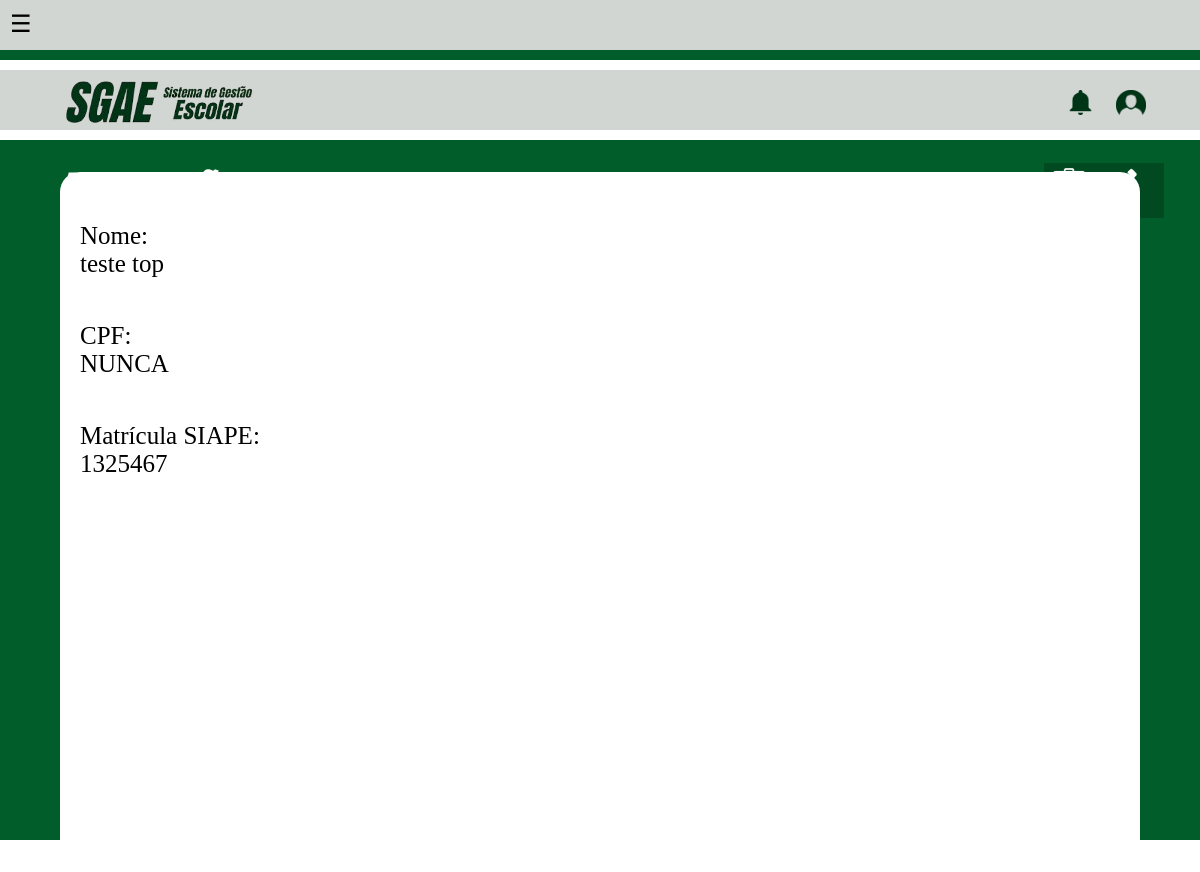
The page /PPInte/professor.php?id_prof=33 (signed in) on the database its author committed.
### tables this page shows
CREATE TABLE `usuario` (
  `cpf` char(11) NOT NULL,
  `Siape` varchar(45) NOT NULL,
  `foto` varchar(200) DEFAULT NULL,
  `id_us` int(11) NOT NULL,
  `email` varchar(45) NOT NULL,
  `nome` varchar(45) NOT NULL,
  `senha` varchar(45) NOT NULL
);

### PPInte/professor.php (the view, shortened to what this page needs)
<?php
    require('config.php');
    $prof = $_REQUEST['id_prof'];
    $Checagem = "select * from setor where id_set = '{$_SESSION['id_us']}'";
    $ConsultaC = $conn->query($Checagem);
    $UsoC = $ConsultaC->fetch_object();
    $qtdChecagem = $ConsultaC->num_rows;
    $sql = "select * from usuario where id_us = '{$prof}'";
    $res = $conn->query($sql);
    $resSet = $res->fetch_object();
    if ($qtdChecagem > 0) {
?>
            <!DOCTYPE html>
            <html lang="pt-BR">
            <head>
                <link rel="stylesheet" href="professorcss.css">
            </head>
            <body>
                <div class="top-bar">
                    <div class="menu-container">
                        <div class="menu-abriricon" onclick="openMenu()">☰</div>
                    </div>
                </div>
                <div class="green-bar"></div>
                <div class="bottom-bar">
                <div class="iconeNotificacao">
                        <img src="Imagens/Notificacao.png">
                    </div>
                    <div class="iconeTitulo">
                        <img src="Imagens/Titulo.png">
                    </div>
                    <div class="iconePerfil">
                        <img src="Imagens/Perfil.png">
                    </div>
                </div>
                <div class="new-green-bar">
                    <div class="Posicao">
                    </div>
                    <div class="Titulo-Professores">
                        <h1>Informações do Professor</h1>
                    </div>
                </div>
                <div class="new-bottom-bar">
                    <div class="box-center">
                        <?php
                                similar_text($UsoC->tipo, "DE", $percent);
                                if($percent  == 100) { ?>
                                            <form action='professor.php' method='POST'>
                                                <div class="Nome">
                                                    <label>Nome:</label> <br>
                                                    <a type='text' name='nome'><?php echo $resSet->nome ?></a> <br>
                                                    <input type='hidden' name='id_prof' value="<?php echo $prof ?>"> <br>
                                                </div>
                                                <div class="CPF">
                                                    <label>CPF:</label> <br>
                                                    <a type='text' name='cpf'><?php echo $resSet->cpf ?></a><br>
                                                </div>
                                                <br>
                                                <div class="SIAPE">
                                                    <label>Matrícula SIAPE:</label> <br>
                                                    <a type='text' name='siape'><?php echo $resSet->Siape ?></a><br>
                                                </div>
                                                <br>
                                            </form> <br>
                                <?php } else {
                                        print $resSet->nome . "<br>";
                                        print $resSet->Siape . "<br>";
                                        print $resSet->email . "<br>";
                                        print $resSet->cpf . "<br>";
                            }
                            } else {
                                print "<script>location.href='index.php'</script>";
                            }
                        ?>
                    </div>
                </div>
            </body>
            </html>

### PPInte/professorcss.css (style rules this page uses)
.top-bar { width: 100%; height: 50px; background-color: #d2d6d3; position: relative; }
.green-bar { width: 100%; height: 10px; background-color: #015d29; position: relative; top: 0px; }
.bottom-bar { width: 100%; height: 60px; background-color: #d2d6d3; position: relative; top: 10px; }
.new-green-bar { width: 100%; height: 100px; background-color: #015d29; position: relative; top: 20px; }
.new-bottom-bar { width: 100%; height: 75vh; background-color: #015d29; position: relative; top: 20px; }
.box-center { width: 90%; height: 700px; background-color: white; position: relative; top: 47%; left: 50%; transform: translate(-50%, -50%); border-radius: 20px; box-sizing: border-box; padding: 20px; overflow: auto; }
.Titulo-Professores h1 { font-size: 35px; color: White; position: absolute; font-family: 'Anton'; font-style: Italic; letter-spacing: 1px; top: 0px; left: 5%; }
.iconeTitulo img { width: 250px; height: auto; position: absolute; top: 10px; left: 50px; }
.iconeNotificacao img { width: 25px; height: auto; position: absolute; top: 20px; left: 89%; }
.iconePerfil img { width: 30px; height: auto; position: absolute; top: 20px; left: 93%; }
.menu-container { position: absolute; display: inline-block; }
.menu-abriricon { font-size: 24px; cursor: pointer; position: absolute; top: 10px; left: 10px; }
label { font-size: 25px; font-family: 'Poppins'; }
a { font-size: 25px; font-family: 'Poppins'; }
body { margin: 0; font-family: Arial, sans-serif; }
.Nome { position: absolute; top: 50px; }
.CPF { position: absolute; top: 150px; }
.SIAPE { position: absolute; top: 250px; }
.Posicao { position: absolute; top: 23px; left: 87%; background-color: #014a21; width: 120px; height: 55px; }

### rows shown on the page
usuario: nome "teste top", cpf "NUNCA", Siape "1325467"
